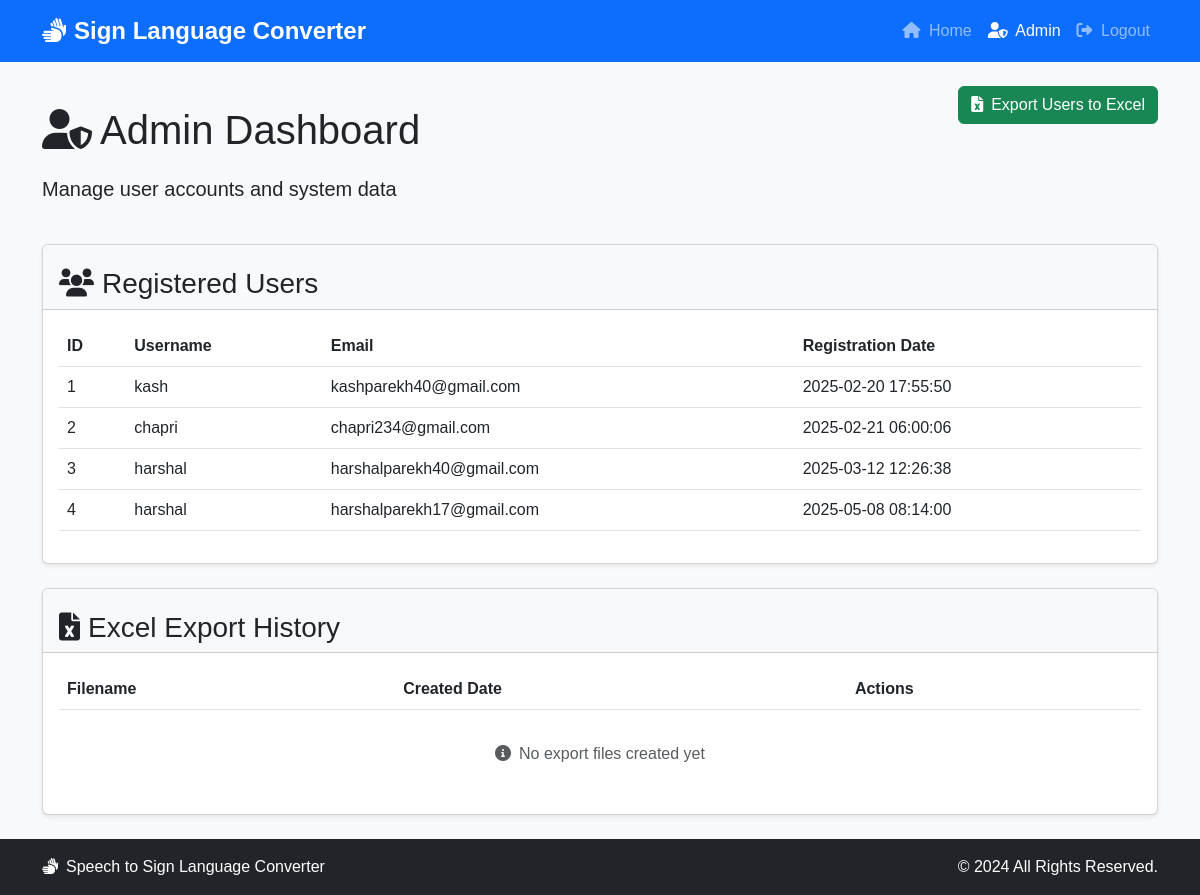
The page /admin (signed in) on the database its author committed.
### tables this page shows
CREATE TABLE users (
        id INTEGER PRIMARY KEY AUTOINCREMENT,
        username TEXT NOT NULL,
        email TEXT UNIQUE NOT NULL,
        password_hash TEXT NOT NULL,
        created_at TIMESTAMP DEFAULT CURRENT_TIMESTAMP
    );

### speech_to_sign.py (the view, shortened to what this page needs)
@app.route('/admin')
def admin_dashboard():
    if 'user_id' not in session:
        return redirect(url_for('login'))
    conn = sqlite3.connect('users.db')
    cursor = conn.cursor()
    cursor.execute("SELECT id, username, email, created_at FROM users")
    users = cursor.fetchall()
    conn.close()
    excel_files = []
    excel_files.sort(key=lambda x: x['created'], reverse=True)
    return render_template('admin.html', users=users, excel_files=excel_files)

### templates/admin.html (shortened to what this page needs)
<!DOCTYPE html>
<html lang="en">
<head>
    <link href="https://cdn.jsdelivr.net/npm/bootstrap@5.3.0-alpha1/dist/css/bootstrap.min.css" rel="stylesheet">
    <link rel="stylesheet" href="https://cdnjs.cloudflare.com/ajax/libs/font-awesome/6.0.0/css/all.min.css">
    <link rel="stylesheet" href="/static/styles.css">
</head>
<body>
    <nav class="navbar navbar-expand-lg navbar-dark bg-primary">
        <div class="container">
            <a class="navbar-brand" href="/">
                <i class="fas fa-sign-language me-2"></i>Sign Language Converter
            </a>
            <div class="collapse navbar-collapse justify-content-end" id="navbarNav">
                <ul class="navbar-nav ms-auto">
                    <li class="nav-item">
                        <a class="nav-link" href="/"><i class="fas fa-home me-1"></i> Home</a>
                    </li>
                    <li class="nav-item">
                        <a class="nav-link active" href="/admin"><i class="fas fa-user-shield me-1"></i> Admin</a>
                    </li>
                    <li class="nav-item">
                        <a class="nav-link" href="/logout"><i class="fas fa-sign-out-alt me-1"></i> Logout</a>
                    </li>
                </ul>
            </div>
        </div>
    </nav>
    <div class="container py-4">
        <div class="row mb-4">
            <div class="col-md-6">
                <h1><i class="fas fa-user-shield me-2"></i>Admin Dashboard</h1>
                <p class="lead">Manage user accounts and system data</p>
            </div>
            <div class="col-md-6 text-md-end">
                <a href="/admin/export-excel" class="btn btn-success">
                    <i class="fas fa-file-excel me-2"></i>Export Users to Excel
                </a>
            </div>
        </div>
        <div class="card shadow-sm mb-4">
            <div class="card-header bg-light">
                <h3 class="card-title mb-0"><i class="fas fa-users me-2"></i>Registered Users</h3>
            </div>
            <div class="card-body">
                <div class="table-responsive">
                    <table class="table table-hover">
                        <thead>
                            <tr>
                                <th>ID</th>
                                <th>Username</th>
                                <th>Email</th>
                                <th>Registration Date</th>
                            </tr>
                        </thead>
                        <tbody>
                            {% for user in users %}
                            <tr>
                                <td>{{ user[0] }}</td>
                                <td>{{ user[1] }}</td>
                                <td>{{ user[2] }}</td>
                                <td>{{ user[3] }}</td>
                            </tr>
                            {% endfor %}
                        </tbody>
                    </table>
                </div>
            </div>
        </div>
        <div class="card shadow-sm">
            <div class="card-header bg-light">
                <h3 class="card-title mb-0"><i class="fas fa-file-excel me-2"></i>Excel Export History</h3>
            </div>
            <div class="card-body">
                <div class="table-responsive">
                    <table class="table table-hover">
                        <thead>
                            <tr>
                                <th>Filename</th>
                                <th>Created Date</th>
                                <th>Actions</th>
                            </tr>
                        </thead>
                    </table>
                </div>
                {% if not excel_files %}
                <div class="text-center py-3">
                    <p class="text-muted"><i class="fas fa-info-circle me-2"></i>No export files created yet</p>
                </div>
                {% endif %}
            </div>
        </div>
    </div>
    <footer class="bg-dark text-white py-3 mt-auto">
        <div class="container">
            <div class="row">
                <div class="col-md-6">
                    <p class="mb-0"><i class="fas fa-sign-language me-2"></i>Speech to Sign Language Converter</p>
                </div>
                <div class="col-md-6 text-md-end">
                    <p class="mb-0">&copy; 2024 All Rights Reserved.</p>
                </div>
            </div>
        </div>
    </footer>
</body>
</html>

### static/styles.css (style rules this page uses)
body { font-family: 'Arial', sans-serif; background-color: #f8f9fa; margin: 0; padding: 0; min-height: 100vh; display: flex; flex-direction: column; }
h1, h2, h3 { margin: 0.5em 0; }
footer { background: #343a40; color: white; margin-top: auto; }
.navbar-brand { font-size: 1.5rem; font-weight: bold; }

### rows shown on the page
users: id "1", username "kash", email "kashparekh40@gmail.com", created_at "2025-02-20 17:55:50"
users: id "2", username "chapri", email "chapri234@gmail.com", created_at "2025-02-21 06:00:06"
users: id "3", username "harshal", email "harshalparekh40@gmail.com", created_at "2025-03-12 12:26:38"
users: id "4", username "harshal", email "harshalparekh17@gmail.com", created_at "2025-05-08 08:14:00"
